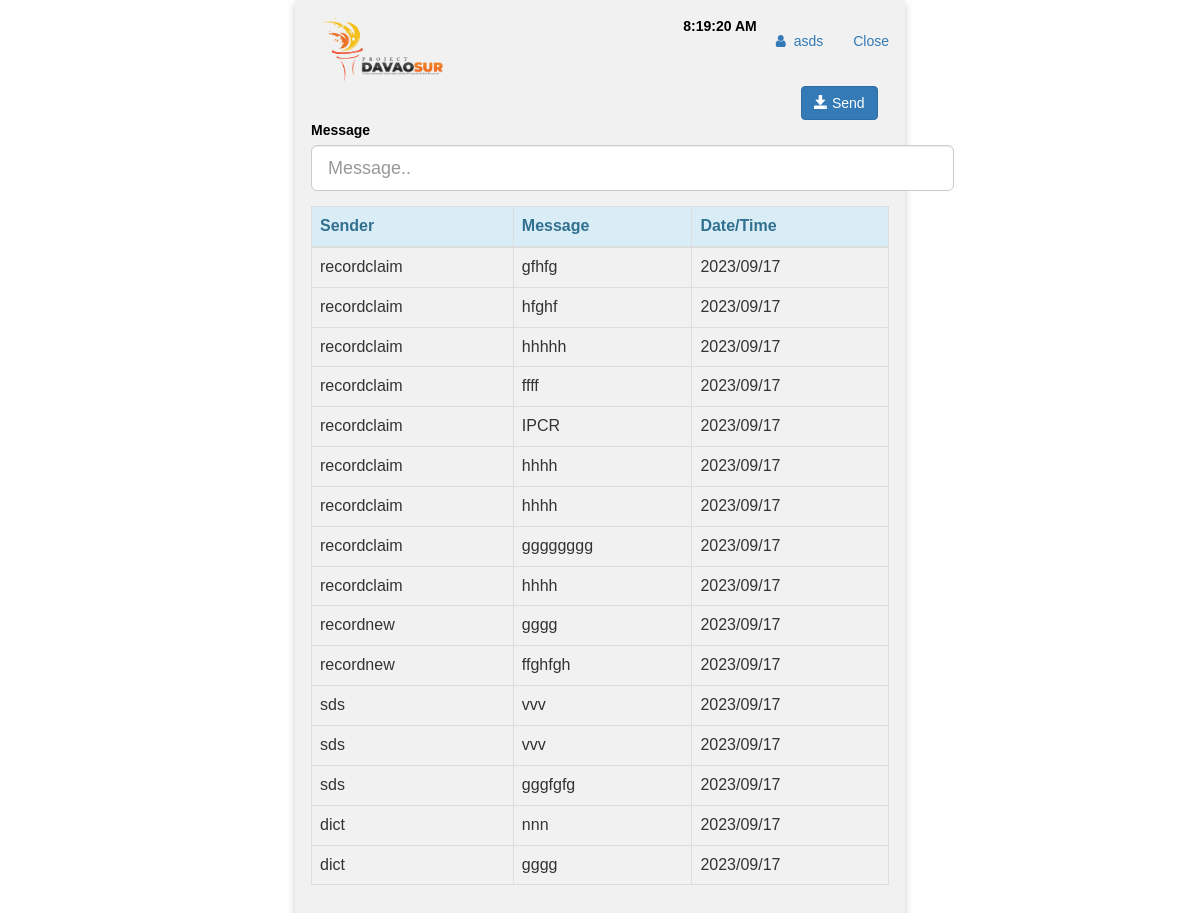
/chatsupply.php (signed in), run on the app's committed database.
### tables this page shows
CREATE TABLE `chat` (
  `mem_id` int(11) NOT NULL,
  `trackid` varchar(100) NOT NULL,
  `date_created` varchar(255) NOT NULL,
  `firstname` varchar(50) NOT NULL,
  `lastname` varchar(50) NOT NULL,
  `section` varchar(50) NOT NULL,
  `address` varchar(50) NOT NULL
);

### chatsupply.php (the view, shortened to what this page needs)
<?php
if(isset($_POST['search']))
{
    $valueToSearch = $_POST['valueToSearch'];
	$query = "SELECT * FROM `chat` WHERE  CONCAT(`trackid`)LIKE '%".$valueToSearch."%'";
    $search_result = filterTable($query);
}
    else {
        $query ="SELECT * FROM `chat` ORDER BY mem_id DESC";
        $search_result = filterTable($query);
    }
    function filterTable($query)
    {
        $connect = mysqli_connect("localhost", "root", "@DavaosurDB2023", "db_transfer");
        $filter_Result = mysqli_query($connect, $query);
        return $filter_Result;
    }
?>
<!DOCTYPE html>
<html lang="en">
	<head>
<link rel="stylesheet" href="https://cdnjs.cloudflare.com/ajax/libs/font-awesome/4.7.0/css/font-awesome.min.css">
		<link rel="stylesheet" type="text/css" href="css/bootstrap.css" />
<link rel="stylesheet" href="https://cdnjs.cloudflare.com/ajax/libs/font-awesome/4.7.0/css/font-awesome.min.css">
<link rel="stylesheet" href="https://cdnjs.cloudflare.com/ajax/libs/font-awesome/4.7.0/css/font-awesome.min.css">
  <link rel="stylesheet" href="https://maxcdn.bootstrapcdn.com/bootstrap/3.4.1/css/bootstrap.min.css">
	</head>
<body>
<div class="row">
  <div class="column">
    <div class="card">
    <img src="DAVAOSUR.png" width="150" height="70">
    <ul class="nav navbar-nav navbar-right">
	<li><font color="Black"><B><p id="demo"></p></B></font> </li>
      <li><a href="#"><i class="fa fa-fw fa-user"></i>   <span class="nav-profile-name"><?php echo $_SESSION['user'];?> </span></a></li>
	   <li> <a href="indexsupply.php">Close</a></li>
    </ul>
	<form method="POST" action="chatsupply_save.php">
                    <div class="row">
                        <div class="col-lg-12  float-right mt-5">
                            <div class="col-lg-10"></div>
                            <div class="col-lg-2 justify-end ">
                              <button type="submit" class="btn btn-primary mt-5 float-right"
                                    name="save"><span class="glyphicon glyphicon-save"></span> Send</button>
                                  </div>
                        </div>
                    </div>
                    <div class="form-group form-group form-group-lg ">
                        <label>
                                <font color="Black"> Message</font></label>
                        <input type="text" name="lastname" placeholder="Message.." class="form-control form-control-lg " style="width: 643px;"
                            id="comment">
                    </div>
                </form>
			<table class="table table-bordered">
				<thead class="alert-info">
					<tr>
						<th>Sender</th>
						<th>Message</th>
						<th>Date/Time</th>
					</tr>
				</thead>
				<tbody>
<?php while($fetch = mysqli_fetch_array($search_result)): ?>
					<tr>
						<td><?php echo $fetch['firstname']?></td>
						<td><?php echo $fetch['lastname']?></td>
						<td><?php echo $fetch['date_created']?></td>
					</tr>
					<?php endwhile;?>
				</tbody>
			</table>
		</div>
		</div>
</body>
</html>

### chatsupply.php (style rules this page uses)
body { font-family: Arial, Helvetica, sans-serif; }
* { box-sizing: border-box; }
.column { float: left; width: 100%; padding: 0 300px; }
.row { margin: 0 -5px; }
.row:after { content: ""; display: table; clear: both; }
.card { box-shadow: 0 4px 8px 0 rgba(0, 0, 0, 0.2); padding: 16px; text-align: left; background-color: #f1f1f1; }

### data on the page
chat: firstname "recordclaim", lastname "gfhfg", date_created "2023/09/17"
chat: firstname "recordclaim", lastname "hfghf", date_created "2023/09/17"
chat: firstname "recordclaim", lastname "hhhhh", date_created "2023/09/17"
chat: firstname "recordclaim", lastname "ffff", date_created "2023/09/17"
chat: firstname "recordclaim", lastname "IPCR", date_created "2023/09/17"
chat: firstname "recordclaim", lastname "hhhh", date_created "2023/09/17"
chat: firstname "recordclaim", lastname "hhhh", date_created "2023/09/17"
chat: firstname "recordclaim", lastname "gggggggg", date_created "2023/09/17"
chat: firstname "recordclaim", lastname "hhhh", date_created "2023/09/17"
chat: firstname "recordnew", lastname "gggg", date_created "2023/09/17"
chat: firstname "recordnew", lastname "ffghfgh", date_created "2023/09/17"
chat: firstname "sds", lastname "vvv", date_created "2023/09/17"
chat: firstname "sds", lastname "vvv", date_created "2023/09/17"
chat: firstname "sds", lastname "gggfgfg", date_created "2023/09/17"
chat: firstname "dict", lastname "nnn", date_created "2023/09/17"
chat: firstname "dict", lastname "gggg", date_created "2023/09/17"

### other printed values
$_SESSION['user'] "asds"
